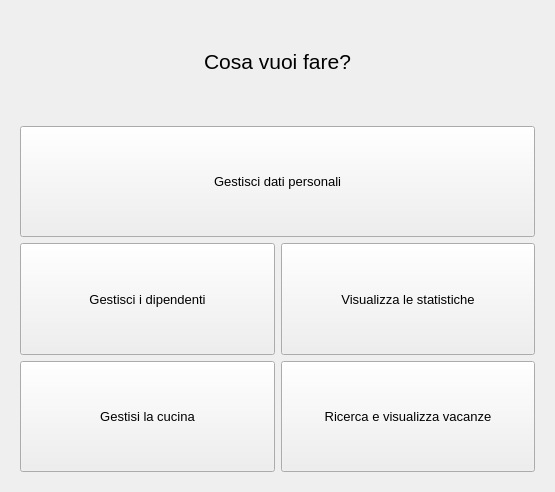
<?xml version="1.0" encoding="UTF-8"?>
<ui version="4.0">
 <class>mainWidget</class>
 <widget class="QWidget" name="mainWidget">
  <property name="geometry">
   <rect>
    <x>0</x>
    <y>0</y>
    <width>555</width>
    <height>492</height>
   </rect>
  </property>
  <property name="font">
   <font>
    <family>Arial</family>
    <pointsize>10</pointsize>
   </font>
  </property>
  <property name="windowTitle">
   <string>Home Titolare</string>
  </property>
  <layout class="QVBoxLayout" name="verticalLayout">
   <item>
    <widget class="QLabel" name="label">
     <property name="sizePolicy">
      <sizepolicy hsizetype="Preferred" vsizetype="Preferred">
       <horstretch>0</horstretch>
       <verstretch>0</verstretch>
      </sizepolicy>
     </property>
     <property name="minimumSize">
      <size>
       <width>50</width>
       <height>50</height>
      </size>
     </property>
     <property name="maximumSize">
      <size>
       <width>16777215</width>
       <height>100</height>
      </size>
     </property>
     <property name="font">
      <font>
       <family>Arial</family>
       <pointsize>16</pointsize>
      </font>
     </property>
     <property name="text">
      <string>Cosa vuoi fare?</string>
     </property>
     <property name="alignment">
      <set>Qt::AlignCenter</set>
     </property>
    </widget>
   </item>
   <item>
    <widget class="QWidget" name="buttonsWidget" native="true">
     <layout class="QGridLayout" name="gridLayout">
      <item row="2" column="0">
       <widget class="QPushButton" name="btnDipendenti">
        <property name="sizePolicy">
         <sizepolicy hsizetype="Minimum" vsizetype="Preferred">
          <horstretch>0</horstretch>
          <verstretch>0</verstretch>
         </sizepolicy>
        </property>
        <property name="text">
         <string>Gestisci i dipendenti</string>
        </property>
       </widget>
      </item>
      <item row="2" column="1">
       <widget class="QPushButton" name="btnStatistiche">
        <property name="sizePolicy">
         <sizepolicy hsizetype="Minimum" vsizetype="Preferred">
          <horstretch>0</horstretch>
          <verstretch>0</verstretch>
         </sizepolicy>
        </property>
        <property name="text">
         <string>Visualizza le statistiche</string>
        </property>
       </widget>
      </item>
      <item row="3" column="0">
       <widget class="QPushButton" name="btnCucina">
        <property name="sizePolicy">
         <sizepolicy hsizetype="Minimum" vsizetype="Preferred">
          <horstretch>0</horstretch>
          <verstretch>0</verstretch>
         </sizepolicy>
        </property>
        <property name="text">
         <string>Gestisi la cucina</string>
        </property>
       </widget>
      </item>
      <item row="1" column="0" colspan="2">
       <widget class="QPushButton" name="btnDatiPersonali">
        <property name="sizePolicy">
         <sizepolicy hsizetype="Minimum" vsizetype="Preferred">
          <horstretch>0</horstretch>
          <verstretch>0</verstretch>
         </sizepolicy>
        </property>
        <property name="text">
         <string>Gestisci dati personali</string>
        </property>
       </widget>
      </item>
      <item row="3" column="1">
       <widget class="QPushButton" name="btnVacanze">
        <property name="sizePolicy">
         <sizepolicy hsizetype="Minimum" vsizetype="Preferred">
          <horstretch>0</horstretch>
          <verstretch>0</verstretch>
         </sizepolicy>
        </property>
        <property name="text">
         <string>Ricerca e visualizza vacanze</string>
        </property>
       </widget>
      </item>
     </layout>
    </widget>
   </item>
  </layout>
 </widget>
 <resources/>
 <connections/>
</ui>
